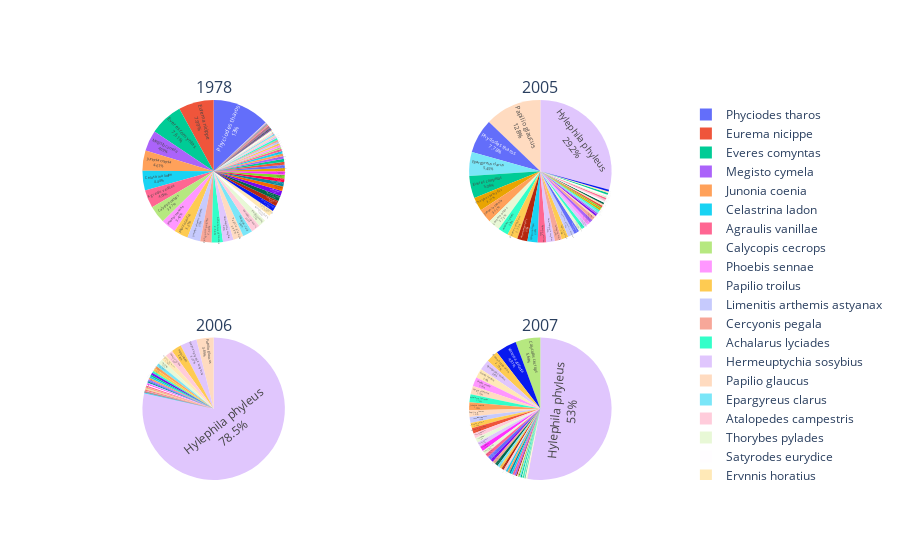

The notebook cell this image was saved under:
### Code cell
#I need to split this in half, at the very least
butterflyPies = make_subplots(
   rows=2, cols=2,
   specs=[[
      {"type": "pie"},
      {"type": "pie"}
   ],
    [
      {"type": "pie"},
      {"type": "pie"}
   ]],
   subplot_titles=("1978", "2005", "2006", "2007"))

butterflyPies.add_trace(go.Pie(
   values=butterfly78['Quantity Seen'],
   labels=butterfly78['Scientific Name'],
   name="1978"),
   row=1, col=1
)

butterflyPies.add_trace(go.Pie(
   values=butterfly05['Quantity Seen'],
   labels=butterfly05['Scientific Name'],
   name="2005"),
   row=1, col=2
)

butterflyPies.add_trace(go.Pie(
   values=butterfly06['Quantity Seen'],
   labels=butterfly06['Scientific Name'],
   name="2006"),
   row=2, col=1
)

butterflyPies.add_trace(go.Pie(
   values=butterfly07['Quantity Seen'],
   labels=butterfly07['Scientific Name'],
   name="2007"),
   row=2, col=2
)

butterflyPies.update_traces(textposition='inside', textinfo='percent+label')
butterflyPies.write_html("butterflyPies1.html")
butterflyPies.show()

### Figure 1 — Plotly figure (JSON) as saved in the notebook; plotly's stock layout.template omitted (floating-point values rounded to 4 significant figures; data arrays with more than 128 entries replaced by an {"elided": "..."} marker saying what was removed)
{"data": [{"domain": {"x": [0, 0.45], "y": [0.625, 1]}, "labels": {"elided": "434 str values"}, "name": "1978", "textinfo": "percent+label", "textposition": "inside", "type": "pie", "values": {"elided": "434 int values"}}, {"domain": {"x": [0.55, 1], "y": [0.625, 1]}, "labels": ["Epargyreus clarus", "Achalarus lyciades", "Thorybes bathyllus", "Thorybes pylades", "Erynnis zarucco", "Pyrgus albescens", "Lerema accius", "Ancyloxypha numitor", "Hylephila phyleus", "Wallengrenia egeremet", "Wallengrenia otho", "Pompeius verna", "Problema byssus", "Poanes zabulon", "Panoquina ocola", "Amblyscirtes aesculapius", "Amblyscirtes vialis", "Agraulis vanillae", "Papilio glaucus", "Papilio troilus", "Phoebis sennae", "Eurema nicippe", "Everes comyntas", "Libytheana carinenta", "Euptoieta claudia", "Phyciodes tharos", "Polygonia comma", "Junonia coenia", "Limenitis arthemis astyanax", "Asterocampa celtis", "Enodia anthedon", "Limenitis archippus", "Satyrodes appalachia", "Hermeuptychia sosybius", "Callophrys gryneus", "Strymon melinus", "Celastrina ladon", "Asterocampa clyton", "Urbanus proteus", "Polites vibex", "Megisto cymela", "Amblyscirtes belli"], "name": "2005", "textinfo": "percent+label", "textposition": "inside", "type": "pie", "values": [14, 6, 8, 2, 2, 1, 7, 1, 75, 1, 1, 2, 1, 6, 4, 1, 1, 5, 33, 4, 2, 1, 13, 1, 1, 20, 1, 8, 4, 6, 1, 1, 1, 5, 1, 1, 6, 1, 3, 1, 2, 2]}, {"domain": {"x": [0, 0.45], "y": [0, 0.375]}, "labels": ["Danaus plexippus", "Epargyreus clarus", "Thorybes bathyllus", "Erynnis horatius", "Erynnis zarucco", "Lerema accius", "Ancyloxypha numitor", "Hylephila phyleus", "Polites origenes", "Wallengrenia egeremet", "Pompeius verna", "Poanes zabulon", "Euphyes vestris", "Lerodea eufala", "Panoquina ocola", "Battus philenor", "Papilio polyxenes", "Papilio glaucus", "Papilio troilus", "Phoebis sennae", "Eurema nicippe", "Everes comyntas", "Phyciodes tharos", "Polygonia interrogationis", "Vanessa virginiensis", "Junonia coenia", "Limenitis arthemis astyanax", "Enodia creola", "Hermeuptychia sosybius", "Callophrys gryneus", "Celastrina ladon", "Cyllopsis gemma", "Cercyonis pegala"], "name": "2006", "textinfo": "percent+label", "textposition": "inside", "type": "pie", "values": [14, 6, 1, 10, 4, 9, 4, 625, 3, 2, 1, 18, 3, 1, 1, 5, 1, 31, 5, 1, 1, 1, 2, 2, 1, 3, 2, 2, 30, 2, 1, 2, 2]}, {"domain": {"x": [0.55, 1], "y": [0, 0.375]}, "labels": ["Danaus plexippus", "Epargyreus clarus", "Achalarus lyciades", "Thorybes pylades", "Erynnis horatius", "Erynnis zarucco", "Pyrgus albescens", "Lerema accius", "Ancyloxypha numitor", "Copaeodes minimus", "Hylephila phyleus", "Polites origenes", "Pompeius verna", "Atalopedes campestris", "Problema byssus", "Poanes zabulon", "Euphyes vestris", "Lerodea eufala", "Panoquina ocola", "Amblyscirtes vialis", "Agraulis vanillae", "Battus philenor", "Papilio glaucus", "Papilio troilus", "Phoebis sennae", "Eurema lisa", "Eurema nicippe", "Everes comyntas", "Libytheana carinenta", "Euptoieta claudia", "Phyciodes tharos", "Polygonia interrogationis", "Junonia coenia", "Limenitis arthemis astyanax", "Asterocampa celtis", "Enodia portlandia", "Enodia anthedon", "Enodia creola", "Satyrodes appalachia", "Callophrys gryneus", "Strymon melinus", "Calycopis cecrops", "Celastrina ladon", "Vanessa atalanta", "Asterocampa clyton", "Cyllopsis gemma", "Hermeuptychia sosybius", "Wallengrenia egeremet"], "name": "2007", "textinfo": "percent+label", "textposition": "inside", "type": "pie", "values": [8, 4, 13, 1, 15, 1, 14, 8, 5, 2, 385, 1, 8, 2, 1, 20, 3, 9, 5, 2, 6, 3, 11, 4, 15, 1, 9, 1, 1, 5, 6, 3, 13, 10, 4, 2, 4, 8, 7, 1, 2, 41, 3, 35, 1, 3, 18, 3]}], "layout": {"annotations": [{"font": {"size": 16}, "showarrow": false, "text": "1978", "x": 0.225, "xanchor": "center", "xref": "paper", "y": 1, "yanchor": "bottom", "yref": "paper"}, {"font": {"size": 16}, "showarrow": false, "text": "2005", "x": 0.775, "xanchor": "center", "xref": "paper", "y": 1, "yanchor": "bottom", "yref": "paper"}, {"font": {"size": 16}, "showarrow": false, "text": "2006", "x": 0.225, "xanchor": "center", "xref": "paper", "y": 0.375, "yanchor": "bottom", "yref": "paper"}, {"font": {"size": 16}, "showarrow": false, "text": "2007", "x": 0.775, "xanchor": "center", "xref": "paper", "y": 0.375, "yanchor": "bottom", "yref": "paper"}]}}
